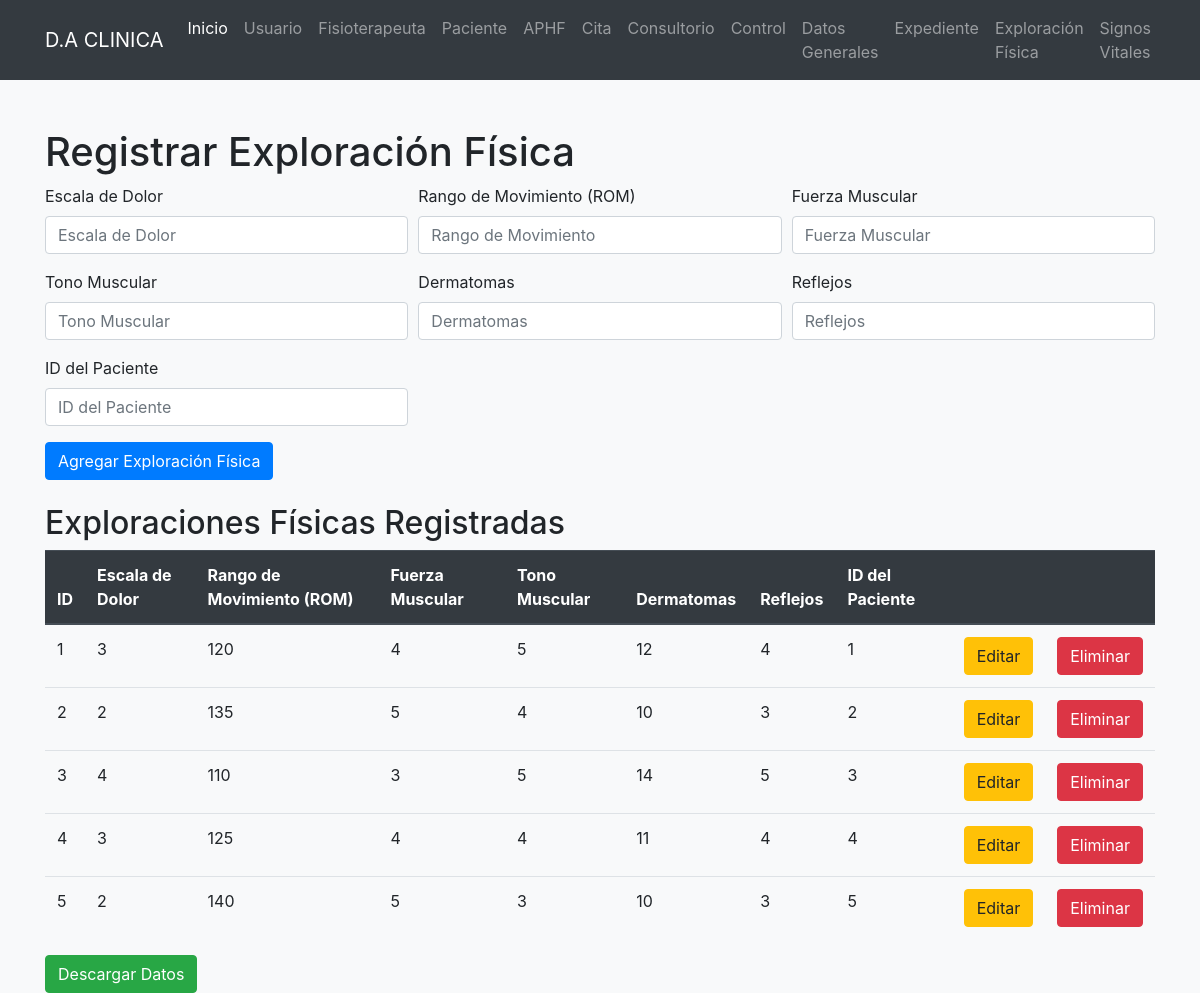
/exploracionFisica/mostrarExploracionFisica.php, run on the app's committed database.
### tables this page shows
CREATE TABLE ExploracionFisica (
    ID_ExploracionFisica INT PRIMARY KEY AUTO_INCREMENT,
    escalaDolor INT,
    ROM VARCHAR(100),
    fuerza VARCHAR(100),
    tonoMuscular VARCHAR(100),
    dermatomas VARCHAR(100),
    reflejos VARCHAR(100),
    Paciente_ID INT,
    created_at datetime,
updated_at datetime null,
deleted_at datetime null,
    FOREIGN KEY (Paciente_ID) REFERENCES Paciente(ID_Paciente)
);

### exploracionFisica/mostrarExploracionFisica.php (the view, shortened to what this page needs)
<?php
$con = connection();
$sql = "SELECT * FROM exploracionfisica";
$query = mysqli_query($con, $sql);
?>
<!DOCTYPE html>
<html lang="en">
<head>
    <link rel="stylesheet" href="https://stackpath.bootstrapcdn.com/bootstrap/4.5.2/css/bootstrap.min.css">
</head>
<body class="bg-light">
    <nav class="navbar navbar-expand-lg navbar-dark bg-dark">
        <div class="container">
            <a class="navbar-brand" href="#">D.A CLINICA</a>
            <div class="collapse navbar-collapse" id="navbarNav">
                <ul class="navbar-nav">
                <li class="nav-item active">
                        <a class="nav-link" href="/clinica/index.php">Inicio</a>
                    </li>
                    <li class="nav-item">
                        <a class="nav-link" href="/clinica/usuario/mostrar.php">Usuario</a>
                    </li>
                    <li class="nav-item">
                        <a class="nav-link" href="/clinica/fisioterapeuta/mostrarFisioterapeuta.php">Fisioterapeuta</a>
                    </li>
                    <li class="nav-item">
                        <a class="nav-link" href="/clinica/paciente/mostrarPaciente.php">Paciente</a>
                    </li>
                    <li class="nav-item">
                        <a class="nav-link" href="/clinica/aphf/mostrarAPHF.php">APHF</a>
                    </li>
                    <li class="nav-item">
    <a class="nav-link" href="/clinica/cita/mostrarCita.php">Cita</a>
</li>
<li class="nav-item">
    <a class="nav-link" href="/clinica/consultorio/mostrarConsultorio.php">Consultorio</a>
</li>
<li class="nav-item">
    <a class="nav-link" href="/clinica/control/mostrarControl.php">Control</a>
</li>
<li class="nav-item">
    <a class="nav-link" href="/clinica/datosgenerales/mostrarDatosGenerales.php">Datos Generales</a>
</li>
<li class="nav-item">
    <a class="nav-link" href="/clinica/expediente/mostrarExpediente.php">Expediente</a>
</li>
<li class="nav-item">
    <a class="nav-link" href="/clinica/exploracionfisica/mostrarExploracionFisica.php">Exploración Física</a>
</li>
<li class="nav-item">
    <a class="nav-link" href="/clinica/signosvitales/mostrarSignosVitales.php">Signos Vitales</a>
</li>
                </ul>
            </div>
        </div>
    </nav>
    <div class="container mt-5">
        <div class="mb-4">
            <h1>Registrar Exploración Física</h1>
            <form action="insertarExploracionFisica.php" method="POST">
                <div class="form-row">
                    <div class="form-group col-md-4">
                        <label for="escalaDolor">Escala de Dolor</label>
                        <input type="text" class="form-control" name="escalaDolor" placeholder="Escala de Dolor" required value="">
                    </div>
                    <div class="form-group col-md-4">
                        <label for="ROM">Rango de Movimiento (ROM)</label>
                        <input type="text" class="form-control" name="ROM" placeholder="Rango de Movimiento" required value="">
                    </div>
                    <div class="form-group col-md-4">
                        <label for="fuerza">Fuerza Muscular</label>
                        <input type="text" class="form-control" name="fuerza" placeholder="Fuerza Muscular" required value="">
                    </div>
                </div>
                <div class="form-row">
                    <div class="form-group col-md-4">
                        <label for="tonoMuscular">Tono Muscular</label>
                        <input type="text" class="form-control" name="tonoMuscular" placeholder="Tono Muscular" required value="">
                    </div>
                    <div class="form-group col-md-4">
                        <label for="dermatomas">Dermatomas</label>
                        <input type="text" class="form-control" name="dermatomas" placeholder="Dermatomas" required value="">
                    </div>
                    <div class="form-group col-md-4">
                        <label for="reflejos">Reflejos</label>
                        <input type="text" class="form-control" name="reflejos" placeholder="Reflejos" required value="">
                    </div>
                </div>
                <div class="form-row">
                    <div class="form-group col-md-4">
                        <label for="Paciente_ID">ID del Paciente</label>
                        <input type="text" class="form-control" name="Paciente_ID" placeholder="ID del Paciente" required value="">
                    </div>
                </div>
                <button type="submit" class="btn btn-primary">Agregar Exploración Física</button>
            </form>
        </div>
        <div>
            <h2>Exploraciones Físicas Registradas</h2>
            <table class="table">
                <thead class="thead-dark">
                    <tr>
                        <th>ID</th>
                        <th>Escala de Dolor</th>
                        <th>Rango de Movimiento (ROM)</th>
                        <th>Fuerza Muscular</th>
                        <th>Tono Muscular</th>
                        <th>Dermatomas</th>
                        <th>Reflejos</th>
                        <th>ID del Paciente</th>
                        <th></th>
                        <th></th>
                    </tr>
                </thead>
                <tbody>
                    <?php while ($row = mysqli_fetch_array($query)): ?>
                        <tr>
                            <td><?= $row['ID_ExploracionFisica'] ?></td>
                            <td><?= $row['escalaDolor'] ?></td>
                            <td><?= $row['ROM'] ?></td>
                            <td><?= $row['fuerza'] ?></td>
                            <td><?= $row['tonoMuscular'] ?></td>
                            <td><?= $row['dermatomas'] ?></td>
                            <td><?= $row['reflejos'] ?></td>
                            <td><?= $row['Paciente_ID'] ?></td>
                            <td>
                                <a class="btn btn-warning" href="updateExploracionFisica.php?id=<?= $row['ID_ExploracionFisica'] ?>">Editar</a>
                            </td>
                            <td>
                                <a class="btn btn-danger" href="deleteExploracionFisica.php?id=<?= $row['ID_ExploracionFisica'] ?>">Eliminar</a>
                            </td>
                        </tr>
                    <?php endwhile; ?>
                </tbody>
            </table><a class="btn btn-success" href="respaldarExploracionFisica.php">Descargar Datos</a>
        </div>
    </div>
</body>
</html>

### data on the page
exploracionfisica: ID_ExploracionFisica "1", escalaDolor "3", ROM "120", fuerza "4", tonoMuscular "5", dermatomas "12", reflejos "4", Paciente_ID "1"
exploracionfisica: ID_ExploracionFisica "2", escalaDolor "2", ROM "135", fuerza "5", tonoMuscular "4", dermatomas "10", reflejos "3", Paciente_ID "2"
exploracionfisica: ID_ExploracionFisica "3", escalaDolor "4", ROM "110", fuerza "3", tonoMuscular "5", dermatomas "14", reflejos "5", Paciente_ID "3"
exploracionfisica: ID_ExploracionFisica "4", escalaDolor "3", ROM "125", fuerza "4", tonoMuscular "4", dermatomas "11", reflejos "4", Paciente_ID "4"
exploracionfisica: ID_ExploracionFisica "5", escalaDolor "2", ROM "140", fuerza "5", tonoMuscular "3", dermatomas "10", reflejos "3", Paciente_ID "5"
